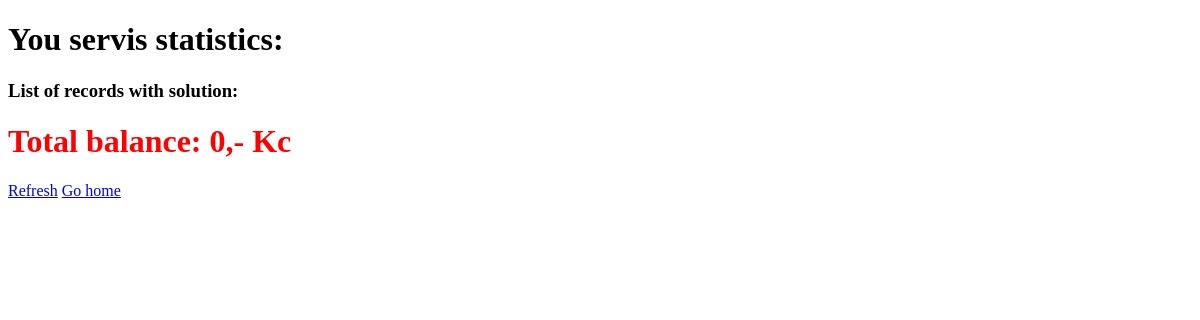
/stats, run on an earlier commit of the app's database.
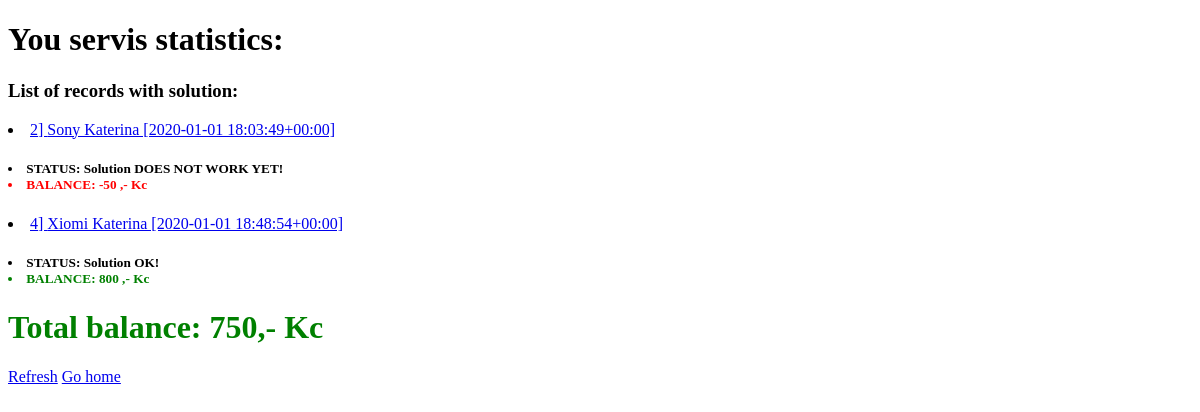
And on a later commit of the database.
### records/models.py (models this page shows, shortened)
class Record(models.Model):
    timestamp = models.DateTimeField(default=datetime.now())
    device_info = models.CharField(max_length=50)
    device_problem = models.CharField(max_length=100)
    servis_solution = models.ForeignKey("Solution", on_delete=models.SET_DEFAULT, blank=True, null=True, default=None)
    solution_status=models.BooleanField(default=False)
    person_info = models.ForeignKey("Person",on_delete=models.CASCADE,blank=True,null=True,default=None)
    DEVICE_TYPES = [
        ('NTB', 'Notebook'),
        ('PC', 'Computer'),
        ('SMP', 'SmartPhone'),
        ('TBL', 'Tablet'),
        ('OT', 'Other'),
    ]
    device_type = models.CharField(max_length=4,choices=DEVICE_TYPES,default="NON")
    def __str__(self):
        return "{} {} [{}]".format(self.device_info,self.person_info,self.timestamp)
    def getSolutionBalance(self):
        if self.servis_solution is not None:
            return self.servis_solution.getBalance()
        else:
            return 0
    def getSolutionStatus(self):
        if self.solution_status is True:
            return "Solution OK!"
        if self.hasSolution() is False:
            return "No solution yet..."
        else:
            return "Solution DOES NOT WORK YET!"
    def hasSolution(self):
        if self.servis_solution is None:
            return False
        else:
            return True

class Person(models.Model):
    person_name = models.CharField(max_length=30)
    person_address = models.CharField(max_length=100)
    person_email = models.EmailField(max_length=50,default=None)
    person_phone = models.BigIntegerField()
    def __str__(self):
        return self.person_name

class Solution(models.Model):
    solution_description=models.CharField(max_length=100)
    solution_cost=models.IntegerField(default=0)
    solution_time = models.TimeField(default='01:00:00')
    SOLUTION_TYPE = [
        ('HW_REP', 'Hardware Repair'),
        ('HW_CHG', 'Hardware Change'),
        ('SW_RES', 'Software Reinstall'),
        ('SW_REP', 'Software Repair'),
        ('OTHER', 'Other repair'),
    ]
    solution_type = models.CharField(max_length=6,choices=SOLUTION_TYPE,default="NON")
    solution_materials=models.ManyToManyField("Material", default=None)
    def getBalance(self):
        sum=0
        for item in self.solution_materials.all():
            sum=sum+item.material_cost
        return (self.solution_cost-sum)

class Material(models.Model):
    material_name=models.CharField(max_length=50)
    material_info=models.CharField(max_length=50)
    MATERIAL_TYPE = [
        ('NEW', 'New material'),
        ('REPAS', 'Repas material'),
        ('SOFT', 'Software material'),
        ('OTHER', 'Other material'),
    ]
    material_type = models.CharField(max_length=5,choices=MATERIAL_TYPE,default="NON")
    material_cost=models.IntegerField(default=0)

### records/views.py (the view)
# urls.py: path('stats', records.views.stats, name="stats"),
def stats(request):
    records = Record.objects.all().order_by("id")
    total_balance=0
    for record in records:
        total_balance=total_balance+record.getSolutionBalance()
    return render(request,"stats.html",{"t_records": records, "t_balance":total_balance})

### templates/stats.html (shortened to what this page needs)
<!DOCTYPE html>
<html lang="en">
<head>
</head>
<body>
<h1>You servis statistics:</h1>
    <h3>List of records with solution:</h3>
    {% for record in t_records %}
    {% if record.hasSolution == True%}
        <div>
            <li><a  href="{% url 'record_detail' record.id %}">{{record.id}}] {{record}}</a></li>
            <h5>
                <li>STATUS: {{ record.getSolutionStatus }}</li>
                {%if record.getSolutionBalance > 0%}
                <font color="green">{%else%}<font color="red">
                {%endif%}
                <li>BALANCE: {{ record.getSolutionBalance }} ,- Kc</li>
                </font>
            </h5>
        </div>
    {% endif %}
    {% endfor %}
     {%if t_balance > 0%}
    <font color="green">{%else%}<font color="red">
    {%endif%}
    <h1>Total balance: <b>{{t_balance}}</b>,- Kc</h1>
    </font>
    <a href="{% url 'stats'%}">Refresh</a>
    <a href="{% url 'home'%}">Go home</a>
</body>
</html>

What changed in the data, as far as the page shows it:
added Record: id "2", device_info+person_info+timestamp "Sony Katerina [2020-01-01 18:03:49+00:00]", getSolutionStatus "Solution DOES NOT WORK YET!", getSolutionBalance "-50"
added Record: id "4", device_info+person_info+timestamp "Xiomi Katerina [2020-01-01 18:48:54+00:00]", getSolutionStatus "Solution OK!", getSolutionBalance "800"
Also different on the page:
{{ t_balance }}: "0" → "750"
